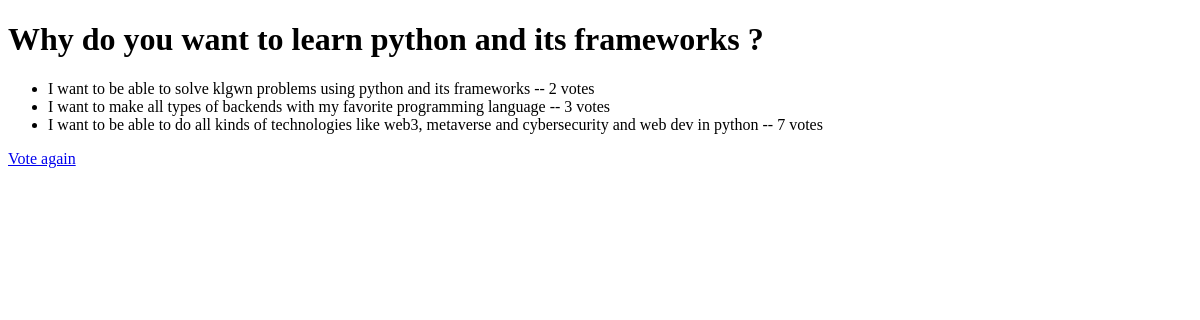
The app's page /polls/4/result/, older data.
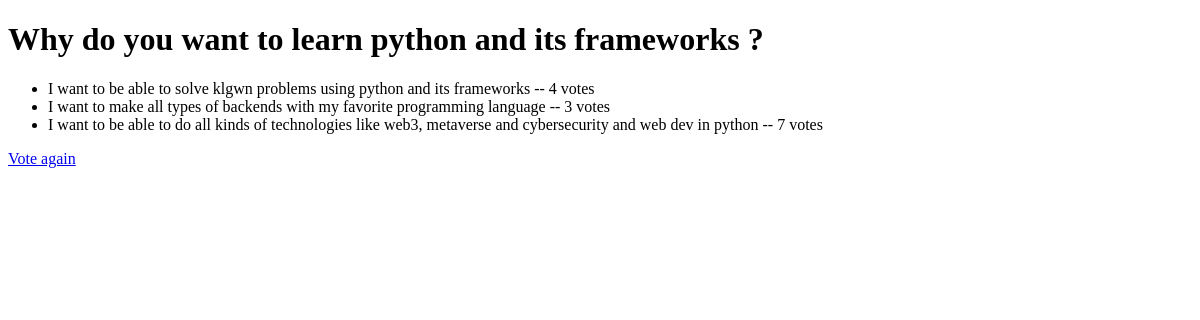
The same page, newer data.
### main/models.py (models this page shows, shortened)
class Choice(models.Model):
	question = models.ForeignKey(Question, on_delete=models.CASCADE)
	choice_text = models.CharField(max_length=200)
	votes = models.IntegerField(default=0)

### main/views.py (the view)
# urls.py: path("<int:pk>/result/", views.ResultView.as_view(),  name = "result"),
class ResultView(generic.DetailView):
	template_name = 'polls/result.html'
	def get_queryset(self):
		return Question.objects.filter(pub_date__lte=timezone.now())

### main/templates/polls/result.html (shortened to what this page needs)
<!DOCTYPE html>
<html lang="en">
<head>
</head>
<body>
<h1>{{ question.question_text }}</h1>
<ul>
    {% for choice in question.choice_set.all %}
    <li>{{ choice.choice_text }} -- {{ choice.votes }} vote{{ choice.votes|pluralize }}</li>
    {% endfor %}
</ul>
<a href="{% url 'polls:detail' question.id %}">Vote again</a>
</body>
</html>

Row changes from the older to the newer data that the page shows:
changed Choice "I want to be able to solve klgwn problems using python and its frameworks": votes "2" → "4"
